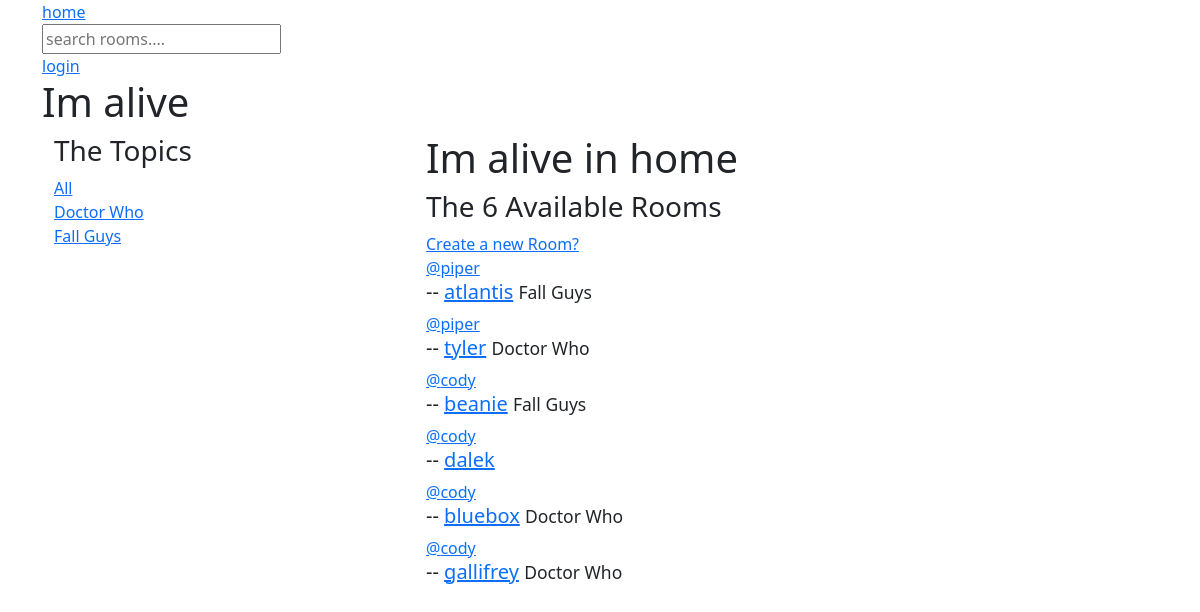
The page / on the database its author committed.
### base/models.py (models this page shows, shortened)
class Topic(models.Model):
    id = models.UUIDField(primary_key=True, default=uuid.uuid4, editable=False)
    name = models.CharField(max_length=200)
    updated = models.DateTimeField(auto_now=True)
    created = models.DateTimeField(auto_now_add=True)

class Room(models.Model):
    id = models.UUIDField(primary_key=True, default=uuid.uuid4, editable=False)
    topic = models.ForeignKey(Topic, on_delete=models.SET_NULL, null=True)
    host = models.ForeignKey(User, on_delete=models.SET_NULL, null=True)
    name = models.CharField(max_length=200)
    description = models.TextField(null=True, blank=True)
    updated = models.DateTimeField(auto_now=True)
    created = models.DateTimeField(auto_now_add=True)
    class Meta:
        ordering = ["-updated", "-created"]

### base/views.py (the view)
# urls.py: path("", views.home, name="home"),
def home(request):
    queryset = request.GET.get('q') if request.GET.get('q') is not None else ''
    rooms = Room.objects.filter(
        Q(topic__name__icontains=queryset)
        | Q(name__icontains=queryset)
        | Q(description__icontains=queryset)
    ).order_by('-updated')
    topics = Topic.objects.all()
    room_count = rooms.count()
    context = {'rooms': rooms, 'topics': topics, 'room_count': room_count}
    return render(request, 'base/home.html', context)

### base/templates/base/home.html (shortened to what this page needs)
{% extends "main.html" %}
{% block content %}
<div class="container">
	<div class="row">
		<div class="col-4">
			<h3>The Topics</h3>
			<div>
				<a href="{% url 'home' %}">All</a>
			</div>
			{% for topic in topics %}
			<div>
				<a href="{% url 'home' %}?q={{ topic.name }}">{{ topic.name }}</a>
			</div>
			{% endfor %}
		</div>
		<div class="col-8">
			<h1>Im alive in home</h1>
			<div>
				<h3>The {{ room_count }} Available Rooms</h3>
				<a href="{% url 'create-room' %}">Create a new Room?</a>
				{% for room in rooms %}
				<div>
					<a href="{% url 'user' room.host.id %}">@{{ room.host }}</a>
					<h5>
						{{ rooms.id }} --
						<a href="{% url 'room' room.id %}">{{ room.name }}</a>
						<small>{{ room.topic.name }}</small>
					</h5>
				</div>
				{% endfor %}
			</div>
		</div>
	</div>
</div>
{% endblock content %}

### rows shown on the page
Topic: name "Doctor Who"
Topic: name "Fall Guys"
Room: host "piper", name "atlantis", topic.name "Fall Guys"
Room: host "piper", name "tyler", topic.name "Doctor Who"
Room: host "cody", name "beanie", topic.name "Fall Guys"
Room: host "cody", name "dalek"
Room: host "cody", name "bluebox", topic.name "Doctor Who"
Room: host "cody", name "gallifrey", topic.name "Doctor Who"

### other values the page prints
{{ room_count }} "6"
